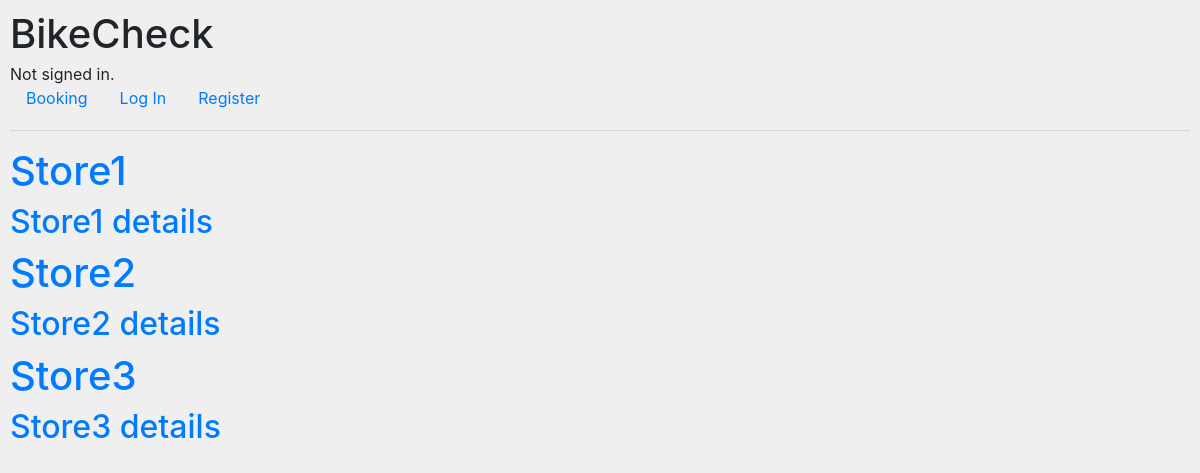
The page / on the database its author committed.
### booking/models.py (models this page shows, shortened)
class Store(models.Model):
    name = models.CharField(max_length=200)
    details = models.CharField(max_length=1000)

### booking/views.py (the view)
def index(request):
    stores = Store.objects.all()
    return render(request, 'booking/index.html', {"stores": stores})

### booking/templates/booking/index.html
{% extends "booking/layout.html" %}
{% block body %}
{% for store in stores %}
<a href="{% url 'details' store.name %}">
<div>
<h1>{{ store.name }}</h1>
<h2>{{ store.details }}</h2>
</div>
</a>
{%  endfor %}
{% endblock %}

### booking/static/booking/styles.css (style rules this page uses)
body { padding: 10px; min-height: 100hv; background: #efefef; line-height: 1; }
* { box-sizing: border-box; padding: 0px; margin: 0px; }

### rows shown on the page
Store: name "Store1", details "Store1 details"
Store: name "Store2", details "Store2 details"
Store: name "Store3", details "Store3 details"
